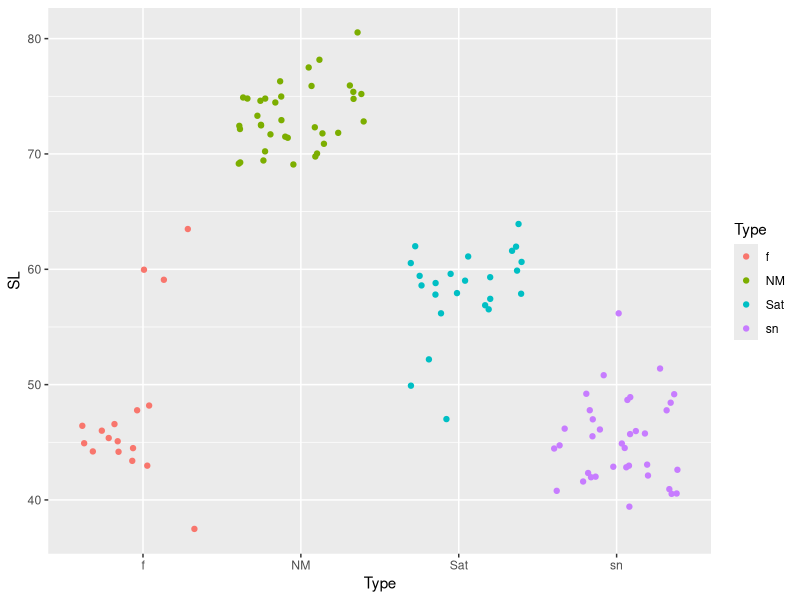
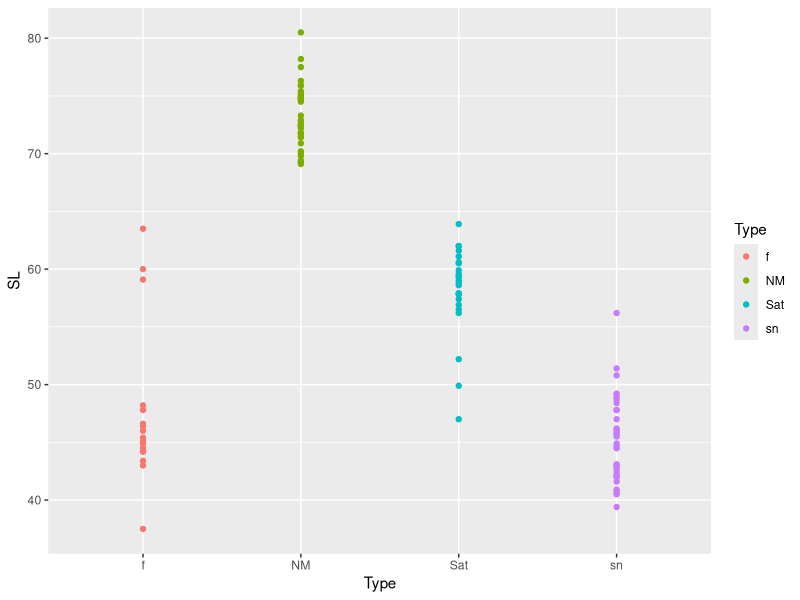
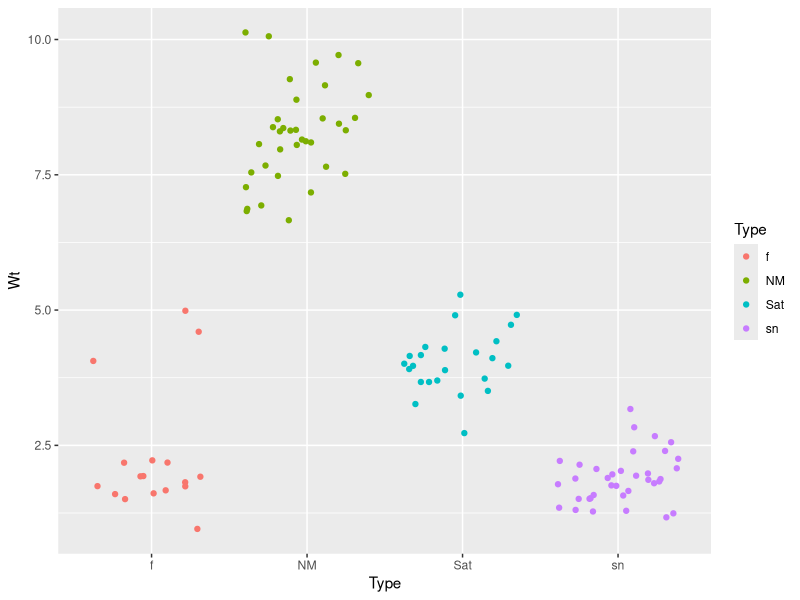
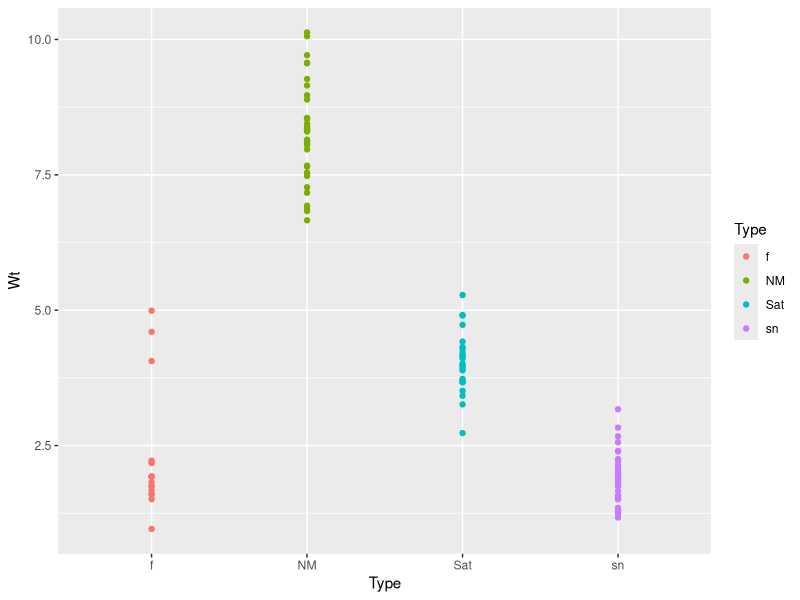
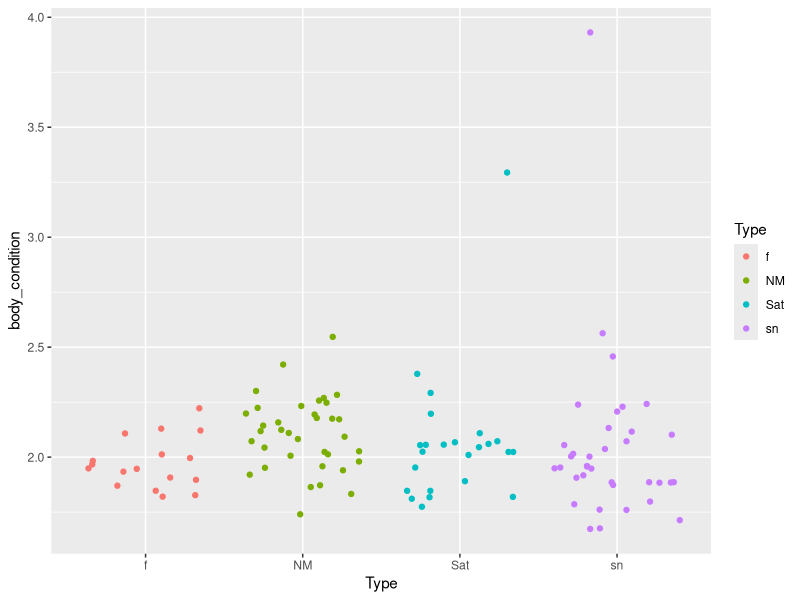
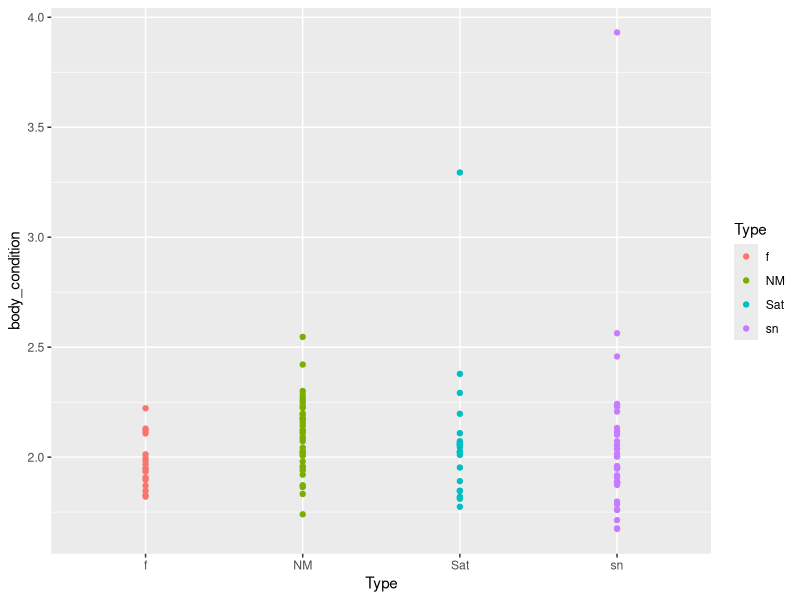
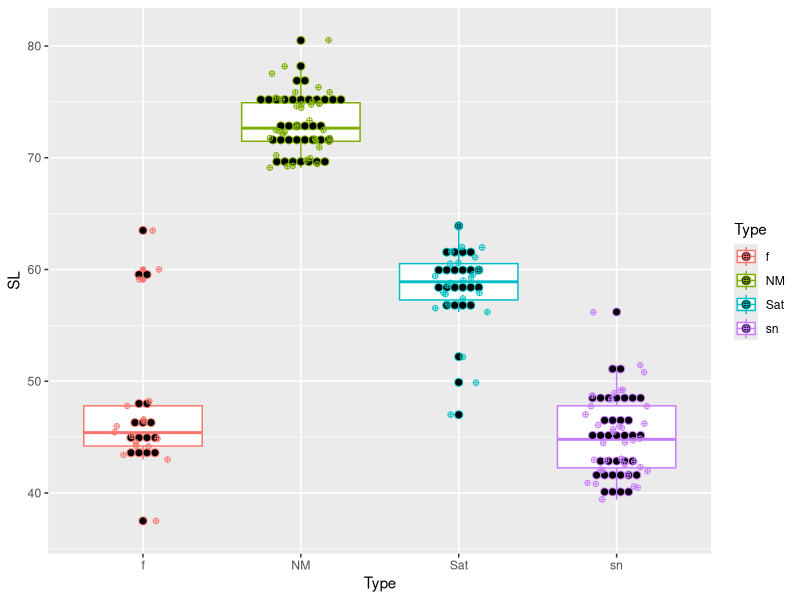

Write the R code that produced these figures, in order. (Note: this script raises an error after producing the figures.)
library(tidyverse)
library(readr)
library(ggsci)
library(lubridate)

## ASSIGNMENT_21_Jan: Construct some (more!) ggplots using my data :-)

## Import the data
fish_info_data <- read_csv("Corse_2016_Genetics_book.csv")


# Select data I want to use (Type, SL, Wt)
# Need to exlude Type(rostratus and Sat/sn)
fish_info_data2 <- fish_info_data %>% 
  filter(!(Type %in% c("rostratus","Sat/sn"))) %>% 
  droplevels() %>% 
  select(Type, SL, Wt)


#  Create Body Condition column
fish_info_data3 <- fish_info_data2 %>% 
  mutate(body_condition = 100000000 * (Wt/(10*SL)^3))


# Look at distibution of Wt, SL and Body Condition by Type (Fem, NM, SatM, SnM) using 
# "jitter" versus "point"

ggplot(data = fish_info_data3, mapping = aes(x = Type, y = SL, colour=Type)) +
  geom_jitter()

ggplot(data = fish_info_data3, mapping = aes(x = Type, y = SL, colour=Type)) +
  geom_point()

ggplot(data = fish_info_data3, mapping = aes(x = Type, y = Wt, colour=Type)) +
  geom_jitter()

ggplot(data = fish_info_data3, mapping = aes(x = Type,y = Wt, colour = Type)) + 
  geom_point()

ggplot(data = fish_info_data3, mapping = aes(x = Type, y = body_condition, colour=Type)) +
  geom_jitter()

ggplot(data = fish_info_data3, mapping = aes(x = Type, y = body_condition, colour=Type)) +
  geom_point()


# Playing around to see how I can add geom commands together and change parameters :-)
ggplot(data = fish_info_data3, mapping = aes(x = Type, y = SL, colour=Type)) +
  geom_boxplot() +
  geom_dotplot(binaxis = 'y', stackdir = 'center', dotsize = .5) +
  geom_jitter(shape= 10, position = position_jitter(0.2))


# Look at relationship for Wt and SL in different Types

ggplot(fish_info_data5, aes(y = Wt, x = SL, colour = Type)) +
  geom_point() +
  theme_bw() + scale_color_hue()


# Does body condition decrease for each Type over the spawning season (Date?)

fish_info_data4 <- fish_info_data %>% 
  filter(!(Type %in% c("rostratus","Sat/sn"))) %>% 
  droplevels() %>% 
  select(Type, SL, Wt, Date) 

str(fish_info_data4)
fish_info_data5 <- fish_info_data4 %>% 
  mutate(body_condition = 100000000 * (Wt/(10*SL)^3))
 
# Have to change Date column from CHARACTER to DATE 
fish_info_data5$Date<-as.Date(fish_info_data5$Date, format="%d-%B")

# Need to fix that the year "2019" was added to the Date column
fish_info_data5$Date<-update(fish_info_data5$Date, year = 2016)

ggplot(data = fish_info_data5,mapping = aes(x = Date, y = body_condition, colour=Type)) + 
  geom_point() +
  theme_bw() + scale_color_futurama()



# TO WORK THROUGH STILL!

# Draw lines between each of the Types across the dates for last plot?


# My research group made these suggestions to help me format the Date column:
# WAS ONE BETTER THAN THE OTHER?

# Suzanne suggests:
# as.numeric(fish_info_data$Date) 

# Jenn suggests:
## fish_info_data5$Date<-as.Date(fish_info_data5$Date, format="%d-%B")
